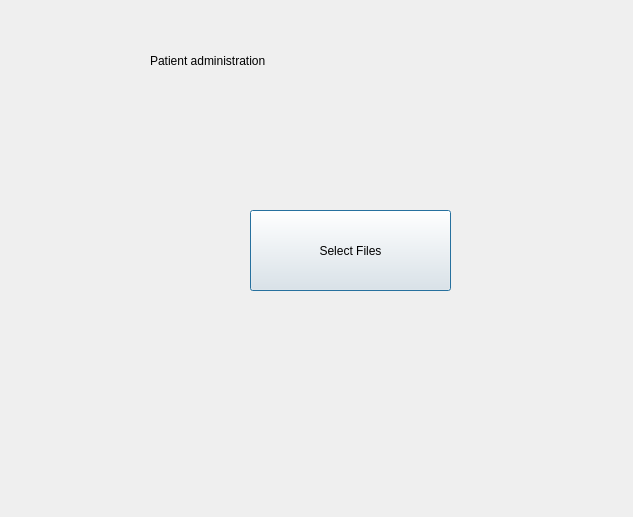
<?xml version="1.0" encoding="UTF-8"?>
<ui version="4.0">
 <class>PatientDetails</class>
 <widget class="QDialog" name="PatientDetails">
  <property name="geometry">
   <rect>
    <x>0</x>
    <y>0</y>
    <width>633</width>
    <height>517</height>
   </rect>
  </property>
  <property name="windowTitle">
   <string>Dialog</string>
  </property>
  <widget class="QPushButton" name="pushButton_selectFiles">
   <property name="geometry">
    <rect>
     <x>250</x>
     <y>210</y>
     <width>201</width>
     <height>81</height>
    </rect>
   </property>
   <property name="text">
    <string>Select Files</string>
   </property>
  </widget>
  <widget class="QLabel" name="label">
   <property name="geometry">
    <rect>
     <x>150</x>
     <y>40</y>
     <width>301</width>
     <height>41</height>
    </rect>
   </property>
   <property name="text">
    <string>Patient administration</string>
   </property>
  </widget>
 </widget>
 <resources/>
 <connections/>
</ui>
